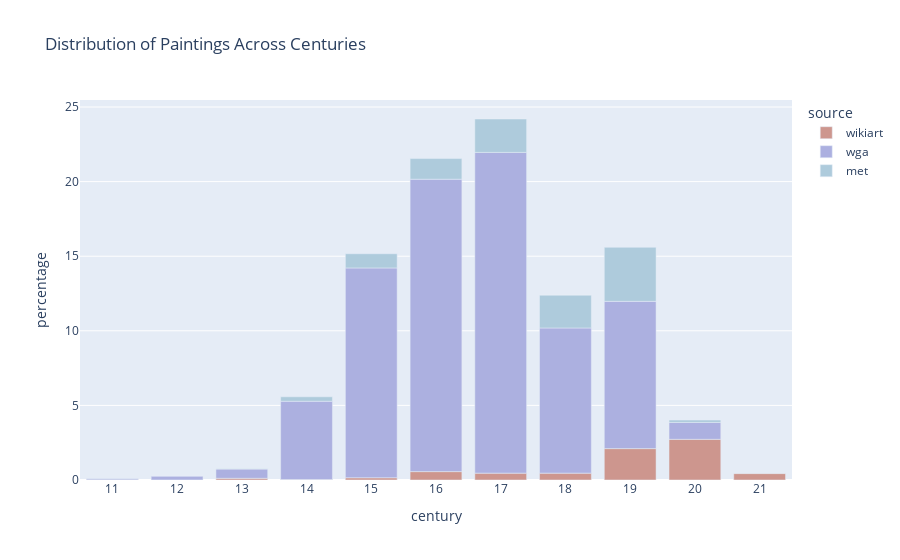

Notebook code for this chart:
### Markdown cell above
### 2. Year of creation

### Code cell
paintings_per_century = (
    data.with_columns((pl.col("year") // 100 + 1).alias("century"))
    .group_by("century", "source")
    .len()
    .sort("century")
    .with_columns(pl.col("len") / data.shape[0] * 100)
    .rename({"len": "percentage"})
)
print(f"Covered period: {data['year'].min()} - {data['year'].max()}")

fig = px.bar(
    paintings_per_century,
    x="century",
    y="percentage",
    color="source",
    title="Distribution of Paintings Across Centuries",
    color_discrete_sequence=COLORS[:4],
)
fig.update_layout(xaxis={"dtick": 1})
fig.show()

### Figure 1 — Plotly figure (JSON) as saved in the notebook; plotly's stock layout.template omitted (floating-point values rounded to 4 significant figures)
{"data": [{"hovertemplate": "source=wikiart<br>century=%{x}<br>percentage=%{y}<extra></extra>", "legendgroup": "wikiart", "marker": {"color": "#cd968e", "pattern": {"shape": ""}}, "name": "wikiart", "orientation": "v", "showlegend": true, "textposition": "auto", "type": "bar", "x": [11, 12, 13, 14, 15, 16, 17, 18, 19, 20, 21], "xaxis": "x", "y": [0.01082, 0.005408, 0.1136, 0.03245, 0.1514, 0.5625, 0.4597, 0.4597, 2.104, 2.726, 0.4273], "yaxis": "y"}, {"hovertemplate": "source=wga<br>century=%{x}<br>percentage=%{y}<extra></extra>", "legendgroup": "wga", "marker": {"color": "#acb0e0", "pattern": {"shape": ""}}, "name": "wga", "orientation": "v", "showlegend": true, "textposition": "auto", "type": "bar", "x": [11, 12, 13, 14, 15, 16, 17, 18, 19, 20], "xaxis": "x", "y": [0.07572, 0.238, 0.622, 5.246, 14.06, 19.6, 21.5, 9.73, 9.87, 1.13], "yaxis": "y"}, {"hovertemplate": "source=met<br>century=%{x}<br>percentage=%{y}<extra></extra>", "legendgroup": "met", "marker": {"color": "#aecbdc", "pattern": {"shape": ""}}, "name": "met", "orientation": "v", "showlegend": true, "textposition": "auto", "type": "bar", "x": [13, 14, 15, 16, 17, 18, 19, 20], "xaxis": "x", "y": [0.02163, 0.2975, 0.9519, 1.385, 2.239, 2.196, 3.624, 0.1622], "yaxis": "y"}], "layout": {"barmode": "relative", "legend": {"title": {"text": "source"}, "tracegroupgap": 0}, "title": {"text": "Distribution of Paintings Across Centuries"}, "xaxis": {"anchor": "y", "domain": [0, 1], "dtick": 1, "title": {"text": "century"}}, "yaxis": {"anchor": "x", "domain": [0, 1], "title": {"text": "percentage"}}}}
